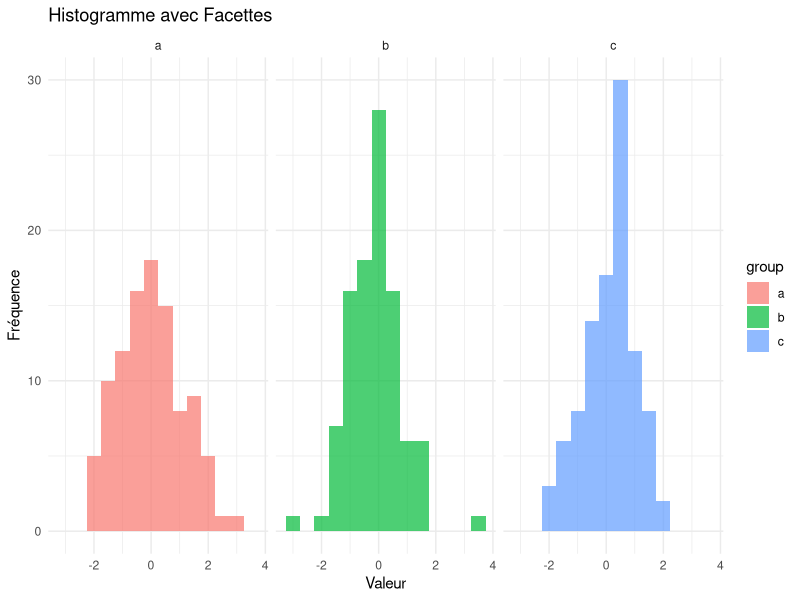
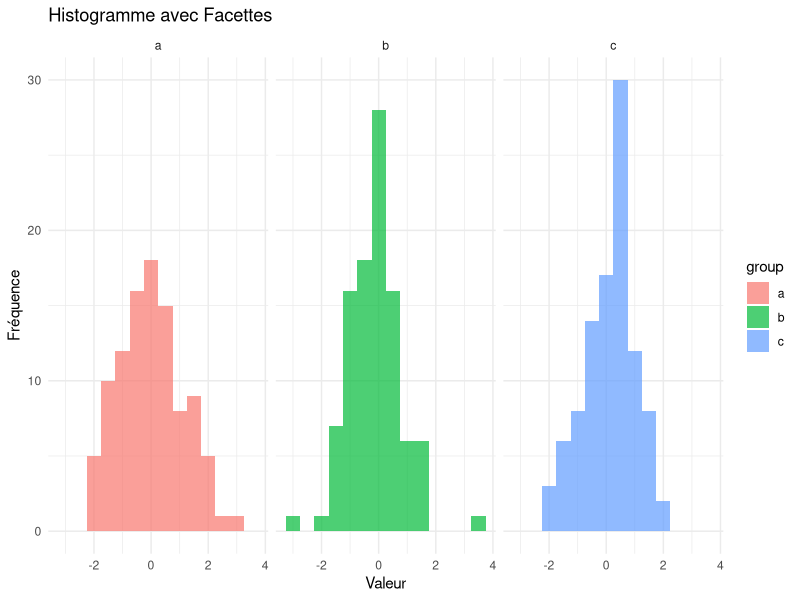

The R script that drew these images, in order:
# -*- coding: utf-8 -*-
# ---
# jupyter:
#   jupytext:
#     text_representation:
#       extension: .R
#       format_name: light
#       format_version: '1.5'
#       jupytext_version: 1.15.1
#   kernelspec:
#     display_name: R
#     language: R
#     name: ir
# ---

# +
# Charger la bibliothèque ggplot2
library(ggplot2)

# Créer un jeu de données exemple
df <- data.frame(
  value = rnorm(300),
  group = rep(letters[1:3], each = 100)
)

# Créer un histogramme avec facettes
p <- ggplot(df, aes(x = value, fill = group)) +
  geom_histogram(binwidth = 0.5, alpha = 0.7, position = "identity") +
  facet_wrap(~ group) +
  theme_minimal() +
  labs(title = "Histogramme avec Facettes", x = "Valeur", y = "Fréquence")

# Sauvegarder le graphique dans un fichier
ggsave("histogram_facets.png", plot = p)

# Afficher le graphique dans l'environnement R
print(p)


# -


